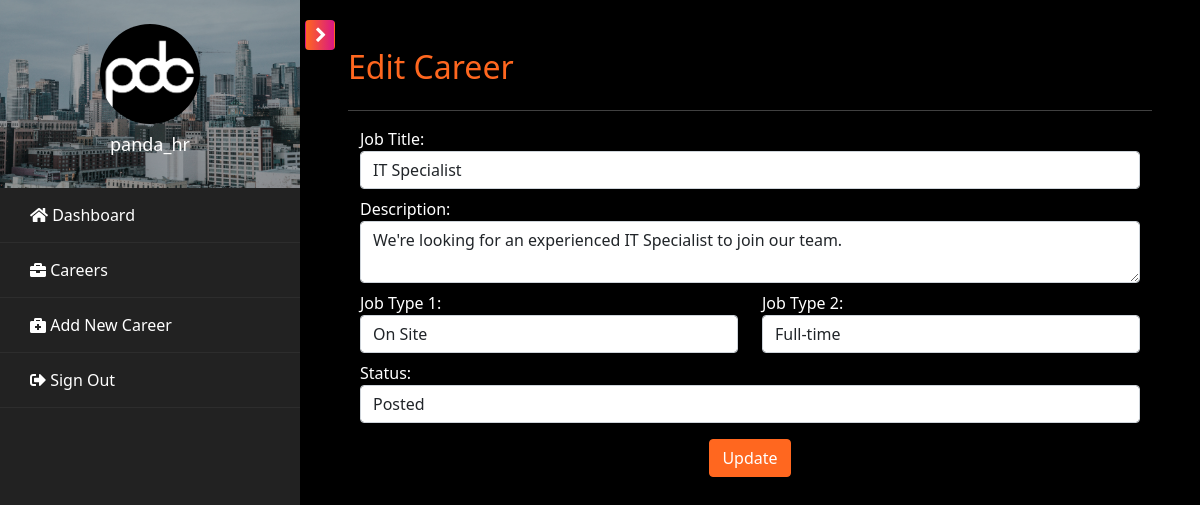
/pages/hr/hr.edit.career.php?id=1 (signed in), run on the app's committed database.
### tables this page shows
CREATE TABLE `tbl_opportunities` (
  `id` int(100) NOT NULL,
  `name` varchar(1000) NOT NULL,
  `description` varchar(2000) NOT NULL,
  `type1` varchar(100) NOT NULL DEFAULT 'On Site',
  `type2` varchar(100) NOT NULL DEFAULT 'Full-time',
  `status` enum('Posted','Unposted') NOT NULL,
  `created` datetime(6) NOT NULL DEFAULT current_timestamp(6)
);

### pages/hr/hr.edit.career.php (the view, shortened to what this page needs)
<?php
include('hr.header.php');
$id = intval($_GET['id']);
$query = "SELECT * FROM tbl_opportunities WHERE id = $id";
$result = mysqli_query($conn, $query);
$career = mysqli_fetch_assoc($result);
?>
    <div id="content" class="p-4 p-md-5 pt-5">
        <h2 class="mb-4 text-orange">Edit Career</h2>
        <hr />
        <div class="container">
            <form method="post" action="process.edit.career.php" enctype="multipart/form-data">
                <div class="row mt-2">
                    <div class="col-md-12">
                        <label for="title">Job Title:</label>
                        <input type="text" class="form-control" id="title" name="title" value="<?php echo htmlspecialchars($career['name']); ?>" required>
                    </div>
                </div>
                <div class="row mt-2">
                    <div class="col-md-12">
                        <label for="description">Description:</label>
                        <textarea class="form-control" id="description" name="description" required><?php echo htmlspecialchars($career['description']); ?></textarea>
                    </div>
                </div>
                <div class="row mt-2">
                    <div class="col-md-6">
                        <label for="type1">Job Type 1:</label>
                        <select class="form-control" id="type1" name="type1" required>
                            <option value="On Site" <?php if ($career['type1'] == 'On site') echo 'selected'; ?>>On Site</option>
                        </select>
                    </div>
                    <div class="col-md-6">
                        <label for="type2">Job Type 2:</label>
                        <select class="form-control" id="type2" name="type2" required>
                            <option value="Full-time" <?php if ($career['type2'] == 'Full-time') echo 'selected'; ?>>Full-time</option>
                        </select>
                    </div>
                </div>
                <div class="row mt-2">
                    <div class="col-md-12">
                        <label for="status">Status:</label>
                        <select class="form-control" id="status" name="status" required>
                            <option value="Posted" <?php if ($career['status'] == 'Posted') echo 'selected'; ?>>Posted</option>
                        </select>
                    </div>
                </div>
                <div class="mt-3 text-center">
                    <button class="btn btn-orange" type="submit" title="Update">Update</button>
                </div>
            </form>
        </div>
    </div>
<?php include('hr.footer.php'); ?>

### assets/css/main.style.css (style rules this page uses)
body { background-color: #000; color: #fff; text-align: left; margin: 0; }
.text-orange { color: #FF671F; }
.btn-orange { color: #fff; background-color: #FF671F; border-color: #FF671F; }
#content { width: 100%; padding: 0; min-height: 100vh; -webkit-transition: all 0.3s; -o-transition: all 0.3s; transition: all 0.3s; }

### data on the page
tbl_opportunities: title "IT Specialist", description "We're looking for an experienced IT Specialist to join our team.", type1 "On Site", type2 "Full-time", status "Posted"

### other printed values
$_SESSION['username'] "panda_hr"
